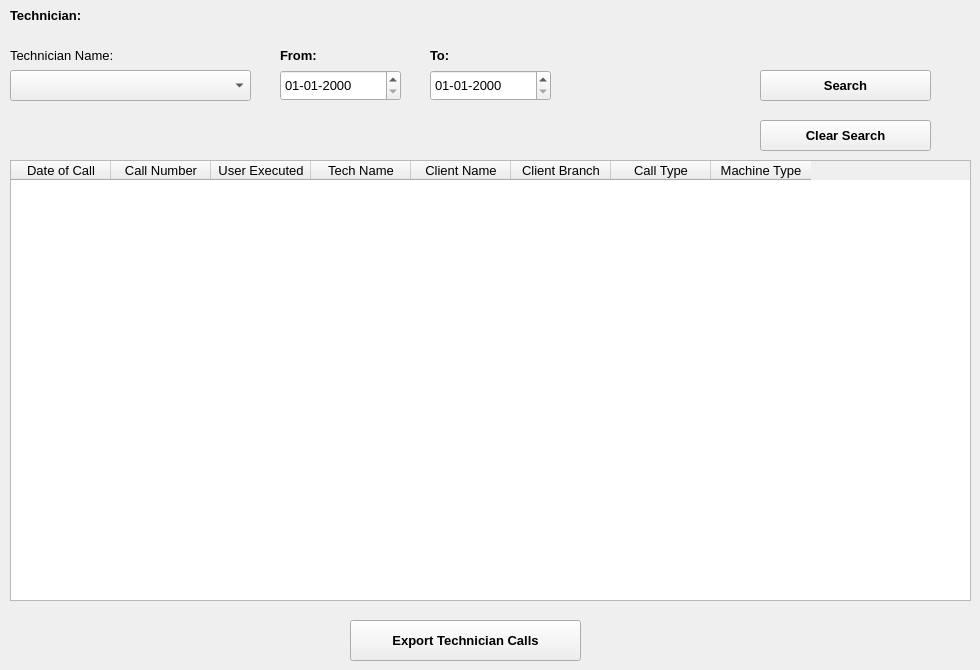
   <widget class="QWidget" name="tab_12">
    <attribute name="title">
     <string>Tech Calls History</string>
    </attribute>
    <widget class="QLabel" name="label_21">
     <property name="geometry">
      <rect>
       <x>10</x>
       <y>0</y>
       <width>101</width>
       <height>31</height>
      </rect>
     </property>
     <property name="font">
      <font>
       <family>Segoe UI</family>
       <pointsize>10</pointsize>
       <weight>75</weight>
       <bold>true</bold>
      </font>
     </property>
     <property name="text">
      <string>Technician:</string>
     </property>
    </widget>
    <widget class="QLabel" name="label_25">
     <property name="geometry">
      <rect>
       <x>430</x>
       <y>40</y>
       <width>31</width>
       <height>31</height>
      </rect>
     </property>
     <property name="font">
      <font>
       <family>Segoe UI</family>
       <pointsize>10</pointsize>
       <weight>75</weight>
       <bold>true</bold>
      </font>
     </property>
     <property name="text">
      <string>To:</string>
     </property>
    </widget>
    <widget class="QComboBox" name="techcomhist">
     <property name="geometry">
      <rect>
       <x>10</x>
       <y>70</y>
       <width>241</width>
       <height>31</height>
      </rect>
     </property>
     <property name="font">
      <font>
       <family>Segoe UI</family>
       <pointsize>10</pointsize>
      </font>
     </property>
     <item>
      <property name="text">
       <string/>
      </property>
     </item>
     <item>
      <property name="text">
       <string>Technician One</string>
      </property>
     </item>
     <item>
      <property name="text">
       <string>Technician Two</string>
      </property>
     </item>
    </widget>
    <widget class="QDateEdit" name="dateEdit_2">
     <property name="geometry">
      <rect>
       <x>430</x>
       <y>70</y>
       <width>121</width>
       <height>31</height>
      </rect>
     </property>
     <property name="font">
      <font>
       <family>Segoe UI</family>
       <pointsize>10</pointsize>
      </font>
     </property>
     <property name="displayFormat">
      <string>dd-MM-yyyy</string>
     </property>
    </widget>
    <widget class="QLabel" name="label_22">
     <property name="geometry">
      <rect>
       <x>10</x>
       <y>40</y>
       <width>141</width>
       <height>31</height>
      </rect>
     </property>
     <property name="font">
      <font>
       <family>Segoe UI</family>
       <pointsize>10</pointsize>
       <weight>50</weight>
       <bold>false</bold>
      </font>
     </property>
     <property name="text">
      <string>Technician Name:</string>
     </property>
    </widget>
    <widget class="QPushButton" name="exporttechcallsbutt">
     <property name="geometry">
      <rect>
       <x>350</x>
       <y>620</y>
       <width>231</width>
       <height>41</height>
      </rect>
     </property>
     <property name="font">
      <font>
       <family>Segoe UI</family>
       <pointsize>10</pointsize>
       <weight>75</weight>
       <bold>true</bold>
      </font>
     </property>
     <property name="text">
      <string>Export Technician Calls</string>
     </property>
    </widget>
    <widget class="QPushButton" name="clearseatechist">
     <property name="geometry">
      <rect>
       <x>760</x>
       <y>120</y>
       <width>171</width>
       <height>31</height>
      </rect>
     </property>
     <property name="font">
      <font>
       <family>Segoe UI</family>
       <pointsize>10</pointsize>
       <weight>75</weight>
       <bold>true</bold>
      </font>
     </property>
     <property name="text">
      <string>Clear Search</string>
     </property>
    </widget>
    <widget class="QDateEdit" name="dateEdit">
     <property name="geometry">
      <rect>
       <x>280</x>
       <y>70</y>
       <width>121</width>
       <height>31</height>
      </rect>
     </property>
     <property name="font">
      <font>
       <family>Segoe UI</family>
       <pointsize>10</pointsize>
      </font>
     </property>
     <property name="displayFormat">
      <string>dd-MM-yyyy</string>
     </property>
    </widget>
    <widget class="QTableWidget" name="tableWidget_3">
     <property name="enabled">
      <bool>true</bool>
     </property>
     <property name="geometry">
      <rect>
       <x>10</x>
       <y>160</y>
       <width>961</width>
       <height>441</height>
      </rect>
     </property>
     <property name="font">
      <font>
       <pointsize>10</pointsize>
      </font>
     </property>
     <property name="gridStyle">
      <enum>Qt::SolidLine</enum>
     </property>
     <property name="wordWrap">
      <bool>true</bool>
     </property>
     <property name="columnCount">
      <number>8</number>
     </property>
     <column>
      <property name="text">
       <string>Date of Call</string>
      </property>
      <property name="font">
       <font>
        <family>Segoe UI</family>
        <pointsize>10</pointsize>
       </font>
      </property>
     </column>
     <column>
      <property name="text">
       <string>Call Number</string>
      </property>
      <property name="font">
       <font>
        <family>Segoe UI</family>
        <pointsize>10</pointsize>
       </font>
      </property>
     </column>
     <column>
      <property name="text">
       <string>User Executed</string>
      </property>
      <property name="font">
       <font>
        <family>Segoe UI</family>
        <pointsize>10</pointsize>
       </font>
      </property>
     </column>
     <column>
      <property name="text">
       <string>Tech Name</string>
      </property>
      <property name="font">
       <font>
        <family>Segoe UI</family>
        <pointsize>10</pointsize>
       </font>
      </property>
     </column>
     <column>
      <property name="text">
       <string>Client Name</string>
      </property>
      <property name="font">
       <font>
        <family>Segoe UI</family>
        <pointsize>10</pointsize>
       </font>
      </property>
     </column>
     <column>
      <property name="text">
       <string>Client Branch</string>
      </property>
      <property name="font">
       <font>
        <family>Segoe UI</family>
        <pointsize>10</pointsize>
       </font>
      </property>
     </column>
     <column>
      <property name="text">
       <string>Call Type</string>
      </property>
      <property name="font">
       <font>
        <family>Segoe UI</family>
        <pointsize>10</pointsize>
       </font>
      </property>
     </column>
     <column>
      <property name="text">
       <string>Machine Type</string>
      </property>
      <property name="font">
       <font>
        <family>Segoe UI</family>
        <pointsize>10</pointsize>
       </font>
      </property>
     </column>
    </widget>
    <widget class="QLabel" name="label_24">
     <property name="geometry">
      <rect>
       <x>280</x>
       <y>40</y>
       <width>61</width>
       <height>31</height>
      </rect>
     </property>
     <property name="font">
      <font>
       <family>Segoe UI</family>
       <pointsize>10</pointsize>
       <weight>75</weight>
       <bold>true</bold>
      </font>
     </property>
     <property name="text">
      <string>From:</string>
     </property>
    </widget>
    <widget class="QLabel" name="label_216">
     <property name="geometry">
      <rect>
       <x>120</x>
       <y>110</y>
       <width>541</width>
       <height>31</height>
      </rect>
     </property>
     <property name="font">
      <font>
       <family>Segoe UI</family>
       <pointsize>10</pointsize>
       <weight>75</weight>
       <bold>true</bold>
      </font>
     </property>
     <property name="styleSheet">
      <string notr="true">color:rgb(255, 0, 0);</string>
     </property>
     <property name="text">
      <string/>
     </property>
    </widget>
    <widget class="QPushButton" name="searchtechn">
     <property name="geometry">
      <rect>
       <x>760</x>
       <y>70</y>
       <width>171</width>
       <height>31</height>
      </rect>
     </property>
     <property name="font">
      <font>
       <family>Segoe UI</family>
       <pointsize>10</pointsize>
       <weight>75</weight>
       <bold>true</bold>
      </font>
     </property>
     <property name="text">
      <string>Search</string>
     </property>
    </widget>
   </widget>
